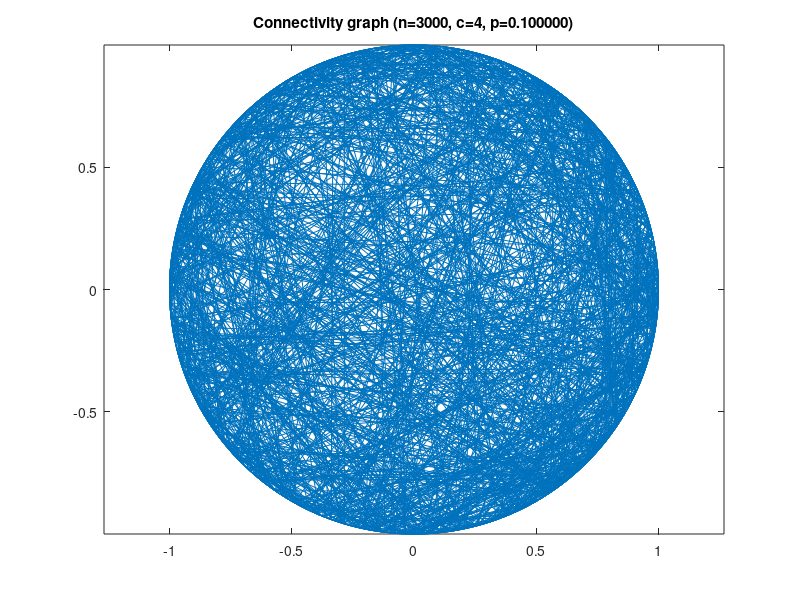

Write the MATLAB code that produced this figure.
clear all
graphSize = 3000;
p = 0.1;
c = 4;

A = sparse(graphSize, graphSize);
for i=1:graphSize
    for neighbour=1:c/2
        upperIndex = i+neighbour;
        if upperIndex > graphSize
            upperIndex = upperIndex - graphSize;
        end
        lowerIndex = i-neighbour;
        if lowerIndex < 1
            lowerIndex = lowerIndex + graphSize;
        end
        A(i,upperIndex) = 1;
        A(i,lowerIndex) = 1;
    end
end

for i=1:graphSize*c
    if rand < p
        ind1 = fix(rand*graphSize)+1;
        ind2 = fix(rand*graphSize)+1;
        A(ind1,ind2) = 1;
    end
end

A(logical(eye(size(A)))) = 0;

%%
figure(2)
coords = [cos(2*pi*(1:graphSize)/graphSize); sin(2*pi*(1:graphSize)/graphSize)]';
gplot(A,coords)
title(sprintf('Connectivity graph (n=%d, c=%d, p=%f)',graphSize,c,p))
axis equal